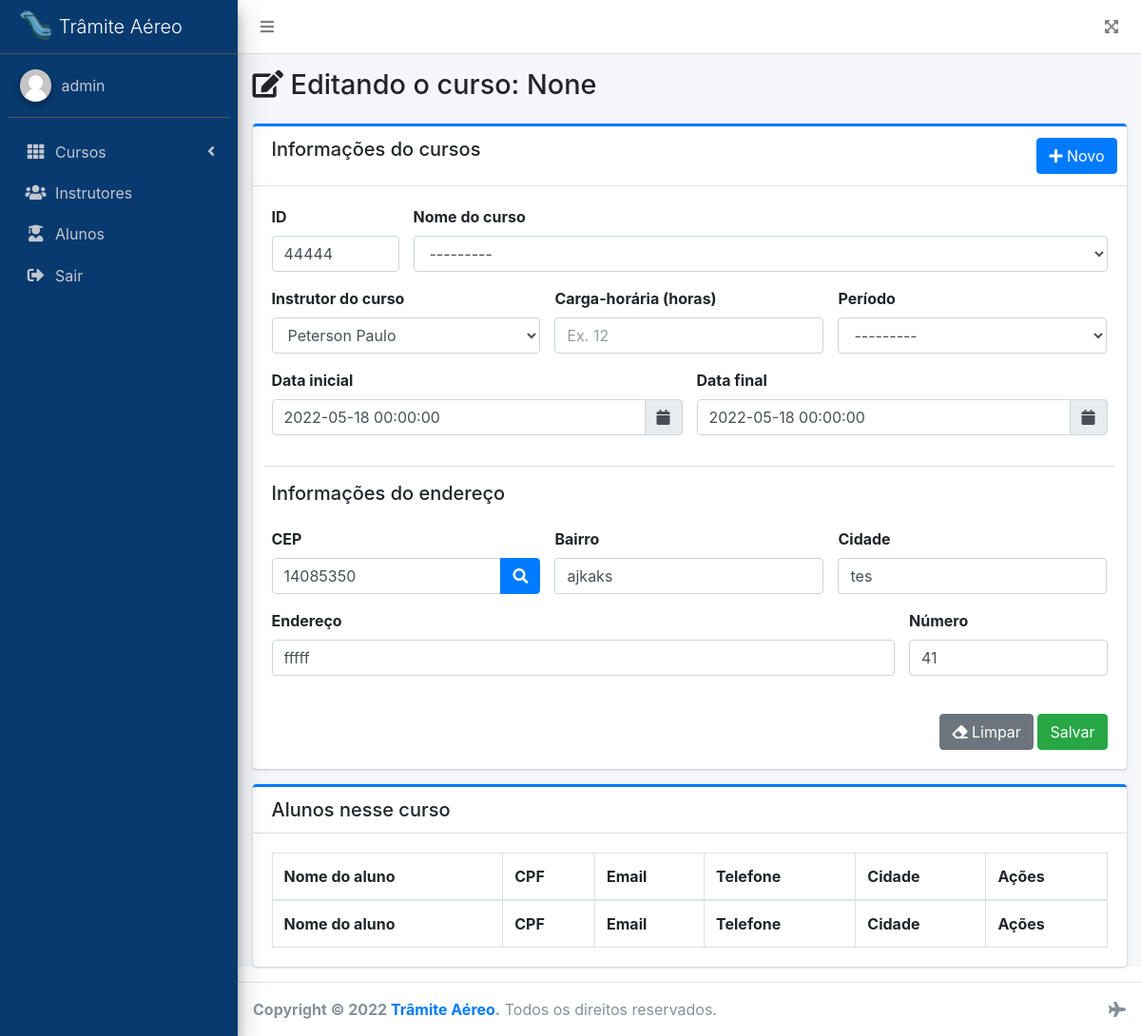
/class/edit/2 (signed in), run on the app's committed database.
### class/models.py (models this page shows, shortened)
class Classes(models.Model):
    PERIOD_CHOICES = [
        ('MANHA', 'Manhã'),
        ('TARDE', 'Tarde'),
        ('NOITE', 'Noite'),
        ('MANHA/TARDE', 'Manhã/Tarde'),
        ('TARDE/NOITE', 'Tarde/Noite'),
        ('MANHA/TARDE/NOITE', 'Manhã/Tarde/Noite'),
        ('MANHA/NOITE', 'Manhã/Noite'),
    ]
    anac_id = models.CharField(max_length=255)
    address = models.CharField(max_length=255)
    zipcode = models.CharField(max_length=255)
    number = models.IntegerField()
    neigh = models.CharField(max_length=255)
    city = models.CharField(max_length=255)
    period = models.CharField(max_length=255, choices=PERIOD_CHOICES, null=True)
    workload = models.CharField(max_length=255, null=True, blank=True)
    initial_date = models.DateTimeField()
    finish_date = models.DateTimeField()
    created_at = models.DateTimeField(auto_now_add=True)
    updated_at = models.DateTimeField(auto_now=True)
    instructor = models.ForeignKey("instructor.Instructor", on_delete=models.SET_NULL, null=True)
    name_class = models.ForeignKey("ClassesName", on_delete=models.SET_NULL, null=True, default=None)

### class/views.py (the view)
# urls.py: path('edit/<int:id>', views.edit, name='edit'),
@login_required
def edit(request, id):
    instructors = Instructor.objects.all()
    _class = get_object_or_404(Classes, pk=id)
    class_form = ClassesForm(instance=_class)
    students = Student.objects.filter(classes=_class)
    if request.method == 'POST':
        updated_request = request.POST.copy()
        initial_date = datetime.strptime(updated_request['initial_date'], "%d/%m/%Y")
        finish_date = datetime.strptime(updated_request['finish_date'], "%d/%m/%Y")
        zipcode = clean_string(updated_request['zipcode'])
        changed_data = {
            'initial_date': initial_date,
            'finish_date': finish_date,
            'zipcode': zipcode
        }
        updated_request.update(changed_data)
        class_form = ClassesForm(updated_request, instance=_class)
        if class_form.is_valid():
            class_form.save()
            messages.success(request, 'Curso editado com sucesso!')
        else:
            messages.error(request, 'Erro ao validar o cadastro do curso!')
            print(Back.RED, "==>> class_form: ", class_form.errors.as_json())
        return render(request, 'class/edit.html', {'class': _class, 'class_form': class_form, 'instructors': instructors, 'students': students})
    else:
        return render(request, 'class/edit.html', {'class': _class, 'class_form': class_form, 'instructors': instructors, 'students': students})

### class/forms.py (shortened to what this page needs)
class ClassesForm(forms.ModelForm):
    class Meta:
        model = Classes
        fields = '__all__'

### class/models.py (called while the page is built)
    def __str__(self):
        return self.name

### instructor/models.py (called while the page is built)
    def __str__(self):
        return self.name

### class/templates/class/edit.html (shortened to what this page needs)
{% extends 'main/index.html' %}
{% load static %}
{% load widget_tweaks %}
{% block page_title %}<i class="fas fa-edit"></i> Editando o curso: {{ class.name_class | truncatewords:5 }}{% endblock %}
{% block style %}
<link rel="stylesheet" href="{% static 'class/css/class.css' %}"> {% endblock %}
{% block content %}
<div class="card card-primary card-outline">
    <div class="card-header">
        <h5 class="card-title my-auto">Informações do cursos</h5>
        <div class="card-tools d-flex">
            <a href="/class/create" class="btn btn-primary"><i class="fas fa-plus"></i> Novo</a>
        </div>
    </div>
    <div class="card-body">
        <form method="POST" id="class-form">
            <div class="row">
                <div class="col-md-2">
                    <div class="form-group">
                        <label for="class-id">ID</label>
                        {% render_field class_form.anac_id type="text" class="form-control" id="class-id" placeholder="ID da ANAC" %}
                    </div>
                </div>
                <div class="col-md-10">
                    <div class="form-group">
                        <label for="class-name">Nome do curso</label>
                        {% render_field class_form.name_class type="text" class="form-control" id="class-name" placeholder="Insira o nome do curso" %}
                    </div>
                </div>
                <div class="col-md-4">
                    <div class="form-group">
                        <label for="teacher-name">Instrutor do curso</label>
                        {% render_field class_form.instructor class="form-control" id="teacher-name" %}
                    </div>
                </div>
                <div class="col-md-4">
                    <div class="form-group">
                        <label for="class-id">Carga-horária (horas)</label>
                        {% render_field class_form.workload type="text" class="form-control" id="class-workload" placeholder="Ex. 12" %}
                    </div>
                </div>
                <div class="col-md-4">
                    <div class="form-group">
                        <label for="teacher-name">Período</label>
                        {% render_field class_form.period class="form-control" id="period" %}
                    </div>
                </div>
                <div class="col-md-6">
                    <div class="form-group">
                        <label>Data inicial</label>
                        <div class="input-group date" data-target-input="nearest">
                            {% render_field class_form.initial_date type="text" class="form-control datetimepicker-input" id="initial-date" data-toggle="datetimepicker" data-target="#initial-date" %}
                            <div class="input-group-append" data-target="#initial-date" data-toggle="datetimepicker">
                                <div class="input-group-text"><i class="fa fa-calendar"></i></div>
                            </div>
                        </div>
                    </div>
                </div>
                <div class="col-md-6">
                    <div class="form-group">
                        <label>Data final</label>
                        <div class="input-group date" data-target-input="nearest">
                            {% render_field class_form.finish_date type="text" id="final-date" class="form-control datetimepicker-input" data-toggle="datetimepicker" data-target="#final-date" %}
                            <div class="input-group-append" data-target="#final-date" data-toggle="datetimepicker">
                                <div class="input-group-text"><i class="fa fa-calendar"></i></div>
                            </div>
                        </div>
                    </div>
                </div>
            </div>
            <div class="row divisor mt-3">
                <h5 class="col-md-12 mb-4">Informações do endereço</h5>
                <div class="col-md-4">
                    <div class="form-group">
                        <label for="class-zipcode">CEP</label>
                        <div class="input-group">
                            {% render_field class_form.zipcode type="text" class="form-control" id="class-zipcode" placeholder="Insira o CEP" %}
                            <span class="input-group-append">
                                <button class="btn btn-primary" id="search-zipcode">
                                    <i class="fas fa-search"></i>
                                </button>
                            </span>
                        </div>
                    </div>
                </div>
                <div class="col-md-4">
                    <div class="form-group">
                        <label for="class-neighbourhood">Bairro</label>
                        {% render_field class_form.neigh type="text" class="form-control" id="class-neighbourhood" placeholder="Insira o bairro" %}
                    </div>
                </div>
                <div class="col-md-4">
                    <div class="form-group">
                        <label for="class-city">Cidade</label>
                        {% render_field class_form.city type="text" class="form-control" id="class-city" placeholder="Insira a cidade" %}
                    </div>
                </div>
                <div class="col-md-9">
                    <div class="form-group">
                        <label for="class-address">Endereço</label>
                        {% render_field class_form.address type="text" class="form-control" id="class-address" placeholder="Insira o nome da rua" %}
                    </div>
                </div>
                <div class="col-md-3">
                    <div class="form-group">
                        <label for="class-number">Número</label>
                        {% render_field class_form.number type="number" class="form-control" id="class-number" placeholder="Insira o número" %}
                    </div>
                </div>
            </div>
            <div class="row">
                <div class="col-md-12 text-right mt-4">
                    <button type="reset" onclick="clear_class_form()" class="btn btn-secondary">
                        <i class="fas fa-eraser"></i> Limpar
                    </button>
                    <button type="submit" class="btn btn-success">Salvar</button>
                </div>
            </div>
        </form>
    </div>
</div>
<div class="card card-primary card-outline">
    <div class="card-header">
        <h5 class="card-title my-auto">Alunos nesse curso</h5>
    </div>
    <div class="card-body">
        <table id="student-class-list" class="table table-bordered table-striped">
            <thead>
                <tr>
                    <th>Nome do aluno</th>
                    <th>CPF</th>
                    <th>Email</th>
                    <th>Telefone</th>
                    <th>Cidade</th>
                    <th>Ações</th>
                </tr>
            </thead>
            <tfoot>
                <tr>
                    <th>Nome do aluno</th>
                    <th>CPF</th>
                    <th>Email</th>
                    <th>Telefone</th>
                    <th>Cidade</th>
                    <th>Ações</th>
                </tr>
            </tfoot>
        </table>
    </div>
</div>
{% endblock content %}

### main/templates/main/index.html (shortened to what this page needs)
{% load static %}
<!DOCTYPE html>
<html lang="en">
<head>
    {% include '../base/header.html' %}
    {% block style %}{% endblock %}
</head>
<body class="hold-transition sidebar-mini">
    <div class="wrapper">
        <nav class="main-header navbar navbar-expand navbar-white navbar-light">
            <ul class="navbar-nav">
                <li class="nav-item">
                    <a class="nav-link" data-widget="pushmenu" href="#" role="button"><i class="fas fa-bars"></i></a>
                </li>
            </ul>
            <ul class="navbar-nav ml-auto">
                <li class="nav-item">
                    <a class="nav-link" data-widget="fullscreen" href="#" role="button">
                        <i class="fas fa-expand-arrows-alt"></i>
                    </a>
                </li>
            </ul>
        </nav>
        <aside class="main-sidebar sidebar-tramite sidebar-dark-primary elevation-4">
            <a href="index3.html" class="brand-link">
                <img src="{% static 'dist/img/tramite-logo.png' %}" alt="AdminLTE Logo" class="brand-image"
                    style="opacity: .8">
                <span class="brand-text font-weight-light">Trâmite Aéreo</span>
            </a>
            <div class="sidebar">
                <div class="user-panel mt-3 pb-3 mb-3 d-flex">
                    <div class="image">
                        <img src="{% static 'dist/img/default-user-image.png' %}" class="img-circle elevation-2"
                            alt="User Image">
                    </div>
                    <div class="info">
                        <a href="#" class="d-block">{{ user.username }}</a>
                    </div>
                </div>
                <nav class="mt-2">
                    <ul class="nav nav-pills nav-sidebar flex-column" data-widget="treeview" role="menu"
                        data-accordion="false">
                        <li class="nav-item">
                            <a href="#" class="nav-link">
                                <i class="nav-icon fas fa-th"></i>
                                <p>
                                    Cursos
                                    <i class="right fas fa-angle-left"></i>
                                </p>
                            </a>
                        </li>
                        <li class="nav-item">
                            <a href="/instructor" class="nav-link">
                                <i class="nav-icon fas fa-users"></i>
                                <p>
                                    Instrutores
                                </p>
                            </a>
                        </li>
                        <li class="nav-item">
                            <a href="/student" class="nav-link">
                                <i class="nav-icon fas fa-user-graduate"></i>
                                <p>
                                    Alunos
                                </p>
                            </a>
                        </li>
                        {% if user.is_authenticated %}
                        <li class="nav-item">
                            <a href="/accounts/logout" class="nav-link">
                                <i class="nav-icon fas fa-sign-out-alt"></i>
                                <p>
                                    Sair
                                </p>
                            </a>
                        </li>
                        {% endif %}
                    </ul>
                </nav>
            </div>
        </aside>
        <div class="content-wrapper">
            <div class="content-header">
                <div class="container-fluid">
                    <div class="row mb-2">
                        <div class="col-sm-12">
                            <h1 class="m-0">{% block page_title %}{% endblock %}</h1>
                        </div>
                    </div>
                </div>
            </div>
            <div class="content">
                <div class="container-fluid">
                    {% block content %}{% endblock %}
                </div>
            </div>
        </div>
        <footer class="main-footer">
            <div class="float-right d-none d-sm-inline">
                <i class="fas fa-plane"></i>
            </div>
            <strong>Copyright &copy; 2022 <a href="https://tramite.com" target="_blank">Trâmite Aéreo</a>.</strong>
            Todos os direitos
            reservados.
        </footer>
    </div>
</body>
</html>

### data on the page
Classes: name_class "None", anac_id "44444", name_class "---------", instructor "Peterson Paulo", period "---------", initial_date "2022-05-18 00:00:00", finish_date "2022-05-18 00:00:00", zipcode "14085350", neigh "ajkaks", city "tes", address "fffff", number "41"

### other printed values
{{ user.username }} "admin"
